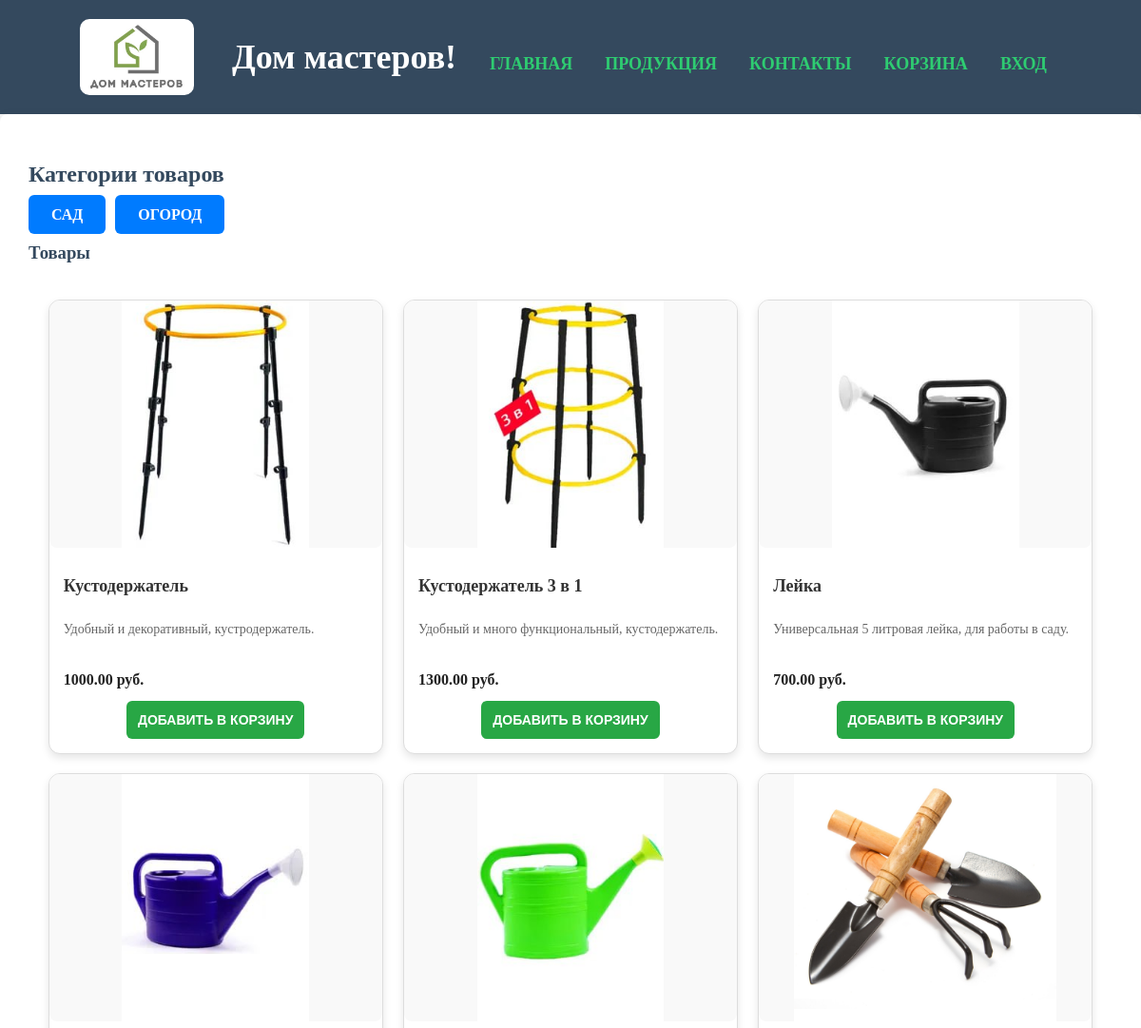
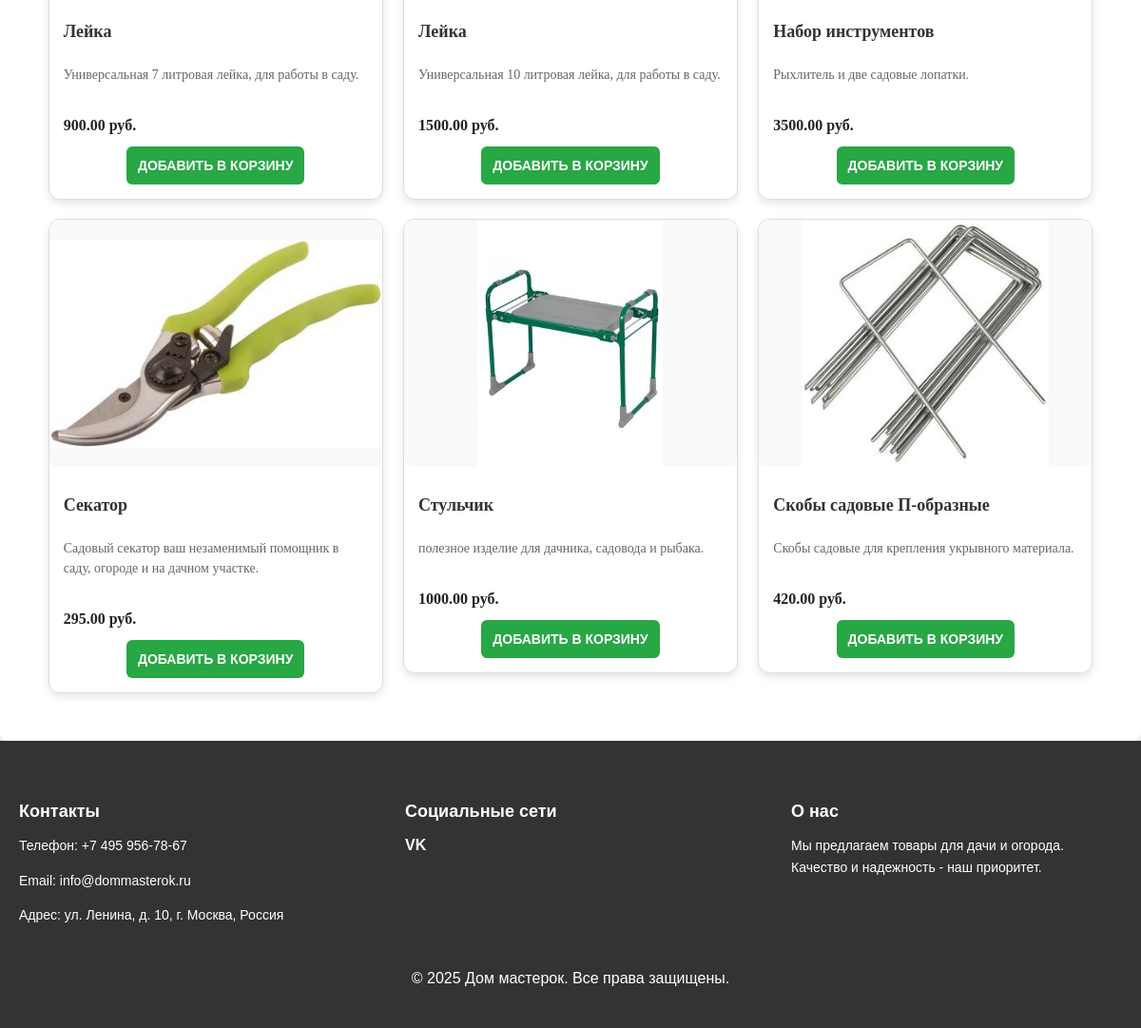
The page /ProizCom/products.php on the database its author committed (2 pictures, top to bottom).
### tables this page shows
CREATE TABLE `Categories` (
  `id` int NOT NULL,
  `name` varchar(100) DEFAULT NULL,
  `description` text
);

CREATE TABLE `Products` (
  `id` int NOT NULL,
  `name` varchar(100) DEFAULT NULL,
  `description` text,
  `price` decimal(10,2) DEFAULT NULL,
  `image_path` varchar(255) DEFAULT NULL,
  `category_id` int DEFAULT NULL
);

### ProizCom/products.php (the view, shortened to what this page needs)
<?php
include('connect.php');
include('include/header.php');
$stmt_categories = $conn->prepare("SELECT * FROM Categories");
$stmt_categories->execute();
$result_categories = $stmt_categories->get_result();
$category_id = isset($_GET['category_id']) ? (int)$_GET['category_id'] : 0;
$sql_products = $category_id ?
    "SELECT * FROM Products WHERE category_id = ?" :
    "SELECT * FROM Products";
$stmt_products = $conn->prepare($sql_products);
$stmt_products->execute();
$result_products = $stmt_products->get_result();
?>
<!DOCTYPE html>
<html lang="ru">
<head>
    <link rel="stylesheet" href="style.css">
</head>
<body>
<main>
    <section>
        <h2>Категории товаров</h2>
        <ul class="category-list">
            <?php if ($result_categories->num_rows): ?>
                <?php while ($category = $result_categories->fetch_assoc()): ?>
                    <li><a href="?category_id=<?= $category['id'] ?>"><?= $category['name'] ?></a></li>
                <?php endwhile; ?>
            <?php else: ?>
                <li>Категории не найдены</li>
            <?php endif; ?>
        </ul>
        <h3>Товары</h3>
        <div class="products">
            <?php if ($result_products->num_rows): ?>
                <?php while ($product = $result_products->fetch_assoc()):
                    $image_path = file_exists($product['image_path']) ? $product['image_path'] : 'default_image.jpg';
                ?>
                    <div class="product-card">
                        <img src="<?= $image_path ?>" alt="<?= $product['name'] ?>" class="product-image">
                        <div class="product-info">
                            <h4 class="product-name"><?= $product['name'] ?></h4>
                            <p class="product-description"><?= $product['description'] ?></p>
                            <p class="product-price"><?= $product['price'] ?> руб.</p>
                            <form action="cart.php" method="POST">
                                <button type="submit" class="add-to-cart-btn">Добавить в корзину</button>
                            </form>
                        </div>
                    </div>
                <?php endwhile; ?>
            <?php else: ?>
                <p>Товары не найдены</p>
            <?php endif; ?>
        </div>
    </section>
</main>
<?php include('include/footer.php'); ?>
</body>
</html>

### ProizCom/include/header.php (shortened to what this page needs)
<header>
    <img src="images/logo.jpg" alt="Логотип Дом мастеров" id="logo">
    <h1>Дом мастеров!</h1>
    <nav>
        <a href="index.php">Главная</a>
        <a href="products.php">Продукция</a>
        <a href="contacts.php">Контакты</a>
        <a href="cart.php">Корзина</a>
        <?php if (isset($_SESSION['user_id'])): ?>
            <a href="account.php">Личный кабинет</a>
            <a href="logout.php">Выход</a>
        <?php else: ?>
            <a href="login.php">Вход</a>
        <?php endif; ?>
    </nav>
</header>

### ProizCom/include/footer.php (shortened to what this page needs)
<footer>
    <div class="footer-container">
        <div class="footer-section">
            <h4>Контакты</h4>
            <p>Телефон: +7 495 956-78-67</p>
            <p>Email: info@dommasterok.ru</p>
            <p>Адрес: ул. Ленина, д. 10, г. Москва, Россия</p>
        </div>
        <div class="footer-section">
            <h4>Социальные сети</h4>
            <ul class="social-links">
                <li><a href="https://vk.com" target="_blank">VK</a></li>
            </ul>
        </div>
        <div class="footer-section">
            <h4>О нас</h4>
            <p>Мы предлагаем товары для дачи и огорода. Качество и надежность - наш приоритет.</p>
        </div>
    </div>
    <div class="footer-bottom">
        <p>&copy; 2025 Дом мастерок. Все права защищены.</p>
    </div>
</footer>

### ProizCom/style.css (style rules this page uses)
body { font-family: 'Georgia', serif; background-color: #f4f4f4; color: #333; margin: 0; padding: 0; }
#logo { width: 120px; height: auto; margin-right: 20px; vertical-align: middle; border-radius: 10px; }
header { background-color: #34495e; color: #fff; padding: 20px 0; text-align: center; display: flex; justify-content: center; align-items: center; gap: 20px; }
header h1 { font-size: 36px; margin: 0; }
nav { margin-top: 15px; }
nav a { color: #2ecc71; margin: 0 15px; text-decoration: none; font-size: 18px; }
section { padding: 30px; max-width: 1200px; margin: 0 auto; background-color: #fff; border-radius: 8px; box-shadow: 0px 4px 12px rgba(0, 0, 0, 0.1); }
form { display: flex; flex-direction: column; gap: 20px; max-width: 600px; margin: 0 auto; }
form input[type="submit"], form button { background-color: #2ecc71; color: #fff; font-size: 18px; padding: 12px 20px; border: none; cursor: pointer; border-radius: 5px; transition: background-color 0.3s ease; }
h2, h3 { color: #34495e; }
p, label { font-size: 16px; line-height: 1.5; }
button, a { font-weight: bold; text-transform: uppercase; }
.products { display: flex; flex-wrap: wrap; gap: 20px; padding: 20px; }
.product-card { display: flex; width: calc(50% - 20px); background-color: #f4f4f4; border: 1px solid #e0e0e0; border-radius: 8px; box-shadow: 0 4px 8px rgba(0, 0, 0, 0.1); overflow: hidden; transition: transform 0.3s ease, box-shadow 0.3s ease; min-height: 300px; }
.product-image { width: 300px; height: 300px; object-fit: cover; background-color: #f4f4f4; border-radius: 8px; }
.product-info { padding: 45px; margin-top: 15px; flex-grow: 1; }
.product-name { font-size: 1.2em; margin-bottom: 10px; font-weight: bold; color: #333; }
.product-description { font-size: 0.9em; color: #666; margin-bottom: 15px; }
.product-price { font-size: 1.1em; color: #4CAF50; font-weight: bold; margin-bottom: 15px; }
.add-to-cart-btn { background-color: #4CAF50; color: #fff; padding: 10px; border: none; border-radius: 4px; width: 100%; cursor: pointer; font-size: 1em; transition: background-color 0.3s ease; }

### ProizCom/products.php (style rules this page uses)
.category-list { list-style: none; padding: 0; display: flex; flex-wrap: wrap; gap: 10px; margin-bottom: 20px; }
.category-list a { padding: 12px 24px; background: #007BFF; color: #fff; text-decoration: none; font-weight: 600; border-radius: 6px; transition: 0.3s; }
.products { display: grid; grid-template-columns: repeat(auto-fit, minmax(350px, 1fr)); align-items: start; justify-items: center; }
.product-card { background: #fff; width: 350px; border: 1px solid #ddd; border-radius: 12px; overflow: hidden; display: flex; flex-direction: column; }
.product-image { width: 100%; height: 260px; object-fit: contain; background: #f9f9f9; display: block; }
.product-info { padding: 15px; flex: 1; display: flex; flex-direction: column; justify-content: space-between; }
.product-name { font-size: 18px; font-weight: 600; color: #333; margin: 0 0 10px; }
.product-description { font-size: 14px; color: #666; flex: 1; margin-bottom: 15px; }
.product-price { font-size: 16px; font-weight: bold; color: #222; margin-bottom: 10px; }
.add-to-cart-btn { padding: 12px; background: #28a745; color: #fff; border: none; border-radius: 6px; font-size: 14px; cursor: pointer; transition: 0.3s; }

### ProizCom/include/footer.php (style rules this page uses)
footer { background-color: #333; color: white; padding: 40px 20px; font-family: Arial, sans-serif; }
.footer-container { display: flex; justify-content: space-between; flex-wrap: wrap; gap: 30px; }
.footer-section { width: 30%; }
.footer-section h4 { font-size: 18px; margin-bottom: 10px; }
.footer-section p { font-size: 14px; line-height: 1.6; }
.social-links { list-style: none; padding: 0; }
.social-links li { margin-bottom: 10px; }
.social-links a { color: white; text-decoration: none; font-size: 16px; }
.footer-bottom { text-align: center; margin-top: 30px; font-size: 14px; }
.footer-bottom p { margin: 0; }

### rows shown on the page
categories: name "САД"
categories: name "ОГОРОД"
products: image_path (picture), name "Кустодержатель", description "Удобный и декоративный, кустродержатель.", price "1000.00"
products: image_path (picture), name "Кустодержатель 3 в 1", description "Удобный и много функциональный, кустодержатель.", price "1300.00"
products: image_path (picture), name "Лейка", description "Универсальная 5 литровая лейка, для работы в саду.", price "700.00"
products: image_path (picture), name "Лейка", description "Универсальная 7 литровая лейка, для работы в саду.", price "900.00"
products: image_path (picture), name "Лейка", description "Универсальная 10 литровая лейка, для работы в саду.", price "1500.00"
products: image_path (picture), name "Набор инструментов", description "Рыхлитель и две садовые лопатки.", price "3500.00"
products: image_path (picture), name "Секатор", description "Садовый секатор ваш незаменимый помощник в саду, огороде и на дачном участке.", price "295.00"
products: image_path (picture), name "Стульчик", description "полезное изделие для дачника, садовода и рыбака.", price "1000.00"
products: image_path (picture), name "Скобы садовые П-образные", description "Скобы садовые для крепления укрывного материала.", price "420.00"
